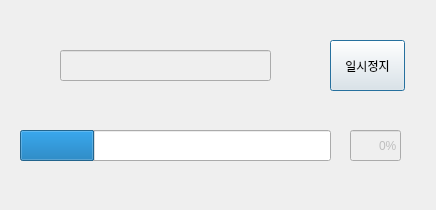
<?xml version="1.0" encoding="UTF-8"?>
<ui version="4.0">
 <class>downloadDialog</class>
 <widget class="QDialog" name="downloadDialog">
  <property name="geometry">
   <rect>
    <x>0</x>
    <y>0</y>
    <width>436</width>
    <height>210</height>
   </rect>
  </property>
  <property name="windowTitle">
   <string>다운로드 - 주문 처리</string>
  </property>
  <property name="windowIcon">
   <iconset>
    <normaloff>favicon.ico</normaloff>favicon.ico</iconset>
  </property>
  <widget class="QPushButton" name="stopBtn">
   <property name="geometry">
    <rect>
     <x>330</x>
     <y>40</y>
     <width>75</width>
     <height>51</height>
    </rect>
   </property>
   <property name="text">
    <string>일시정지</string>
   </property>
  </widget>
  <widget class="QLineEdit" name="downTxt">
   <property name="enabled">
    <bool>false</bool>
   </property>
   <property name="geometry">
    <rect>
     <x>60</x>
     <y>50</y>
     <width>211</width>
     <height>31</height>
    </rect>
   </property>
   <property name="alignment">
    <set>Qt::AlignCenter</set>
   </property>
  </widget>
  <widget class="QProgressBar" name="pgb">
   <property name="geometry">
    <rect>
     <x>20</x>
     <y>130</y>
     <width>311</width>
     <height>31</height>
    </rect>
   </property>
   <property name="value">
    <number>24</number>
   </property>
   <property name="textVisible">
    <bool>false</bool>
   </property>
  </widget>
  <widget class="QLineEdit" name="percentTxt">
   <property name="enabled">
    <bool>false</bool>
   </property>
   <property name="geometry">
    <rect>
     <x>350</x>
     <y>130</y>
     <width>51</width>
     <height>31</height>
    </rect>
   </property>
   <property name="text">
    <string>0%</string>
   </property>
   <property name="alignment">
    <set>Qt::AlignRight|Qt::AlignTrailing|Qt::AlignVCenter</set>
   </property>
  </widget>
 </widget>
 <resources/>
 <connections/>
</ui>
